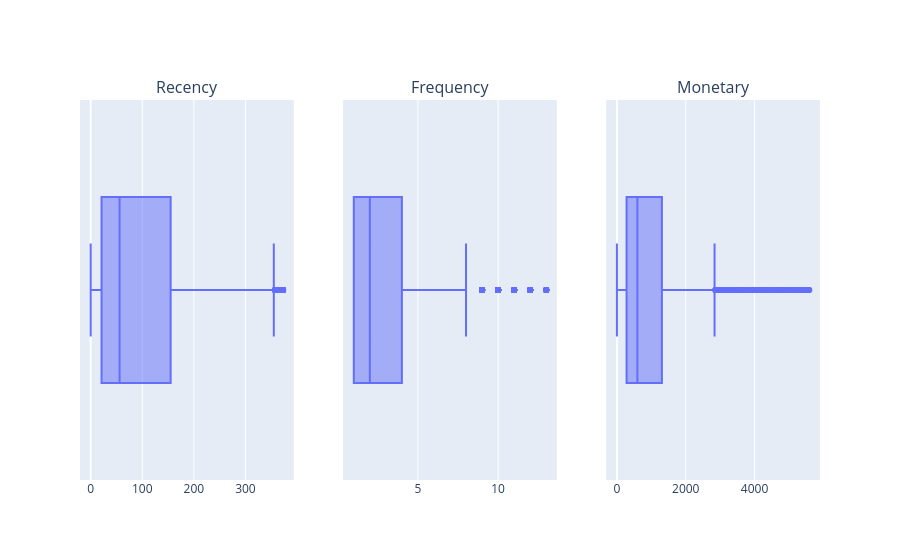

Write notebook code for a chart like this one.
### Markdown cell above
После удаления выбросов у вас должны получиться следующие коробчатые диаграммы:

### Code cell
# Используем обновленные данные
rfm_columns = ['Recency', 'Frequency', 'Monetary']

boxes = [px.box(rfm_table, x=column) for column in rfm_columns]
fig = make_subplots(
    rows=1, cols=3, 
    subplot_titles=("Recency", "Frequency", "Monetary")
)

for i, box in enumerate(boxes):
    fig.add_trace(boxes[i]['data'][0], row=1, col=i+1)

fig.update_layout(showlegend=True)

fig.show()

### Figure 1 — Plotly figure (JSON) as saved in the notebook; plotly's stock layout.template omitted (floating-point values rounded to 4 significant figures; data arrays with more than 128 entries replaced by an {"elided": "..."} marker saying what was removed)
{"data": [{"alignmentgroup": "True", "hovertemplate": "Recency=%{x}<extra></extra>", "legendgroup": "", "marker": {"color": "#636efa"}, "name": "", "notched": false, "offsetgroup": "", "orientation": "h", "showlegend": false, "type": "box", "x": {"elided": "4044 int values"}, "x0": " ", "xaxis": "x", "y0": " ", "yaxis": "y"}, {"alignmentgroup": "True", "hovertemplate": "Frequency=%{x}<extra></extra>", "legendgroup": "", "marker": {"color": "#636efa"}, "name": "", "notched": false, "offsetgroup": "", "orientation": "h", "showlegend": false, "type": "box", "x": {"elided": "4044 int values"}, "x0": " ", "xaxis": "x2", "y0": " ", "yaxis": "y2"}, {"alignmentgroup": "True", "hovertemplate": "Monetary=%{x}<extra></extra>", "legendgroup": "", "marker": {"color": "#636efa"}, "name": "", "notched": false, "offsetgroup": "", "orientation": "h", "showlegend": false, "type": "box", "x": {"elided": "4044 float values"}, "x0": " ", "xaxis": "x3", "y0": " ", "yaxis": "y3"}], "layout": {"annotations": [{"font": {"size": 16}, "showarrow": false, "text": "Recency", "x": 0.1444, "xanchor": "center", "xref": "paper", "y": 1, "yanchor": "bottom", "yref": "paper"}, {"font": {"size": 16}, "showarrow": false, "text": "Frequency", "x": 0.5, "xanchor": "center", "xref": "paper", "y": 1, "yanchor": "bottom", "yref": "paper"}, {"font": {"size": 16}, "showarrow": false, "text": "Monetary", "x": 0.8556, "xanchor": "center", "xref": "paper", "y": 1, "yanchor": "bottom", "yref": "paper"}], "showlegend": true, "xaxis": {"anchor": "y", "domain": [0, 0.2889]}, "xaxis2": {"anchor": "y2", "domain": [0.3556, 0.6444]}, "xaxis3": {"anchor": "y3", "domain": [0.7111, 1]}, "yaxis": {"anchor": "x", "domain": [0, 1]}, "yaxis2": {"anchor": "x2", "domain": [0, 1]}, "yaxis3": {"anchor": "x3", "domain": [0, 1]}}}
